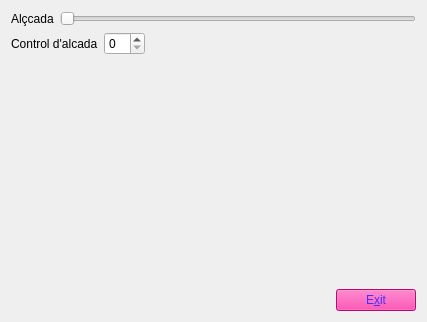
<?xml version="1.0" encoding="UTF-8"?>
<ui version="4.0">
 <class>MyForm</class>
 <widget class="QWidget" name="MyForm">
  <property name="geometry">
   <rect>
    <x>0</x>
    <y>0</y>
    <width>427</width>
    <height>322</height>
   </rect>
  </property>
  <property name="windowTitle">
   <string>Form</string>
  </property>
  <layout class="QVBoxLayout" name="verticalLayout_3">
   <item>
    <layout class="QVBoxLayout" name="verticalLayout">
     <item>
      <layout class="QHBoxLayout" name="horizontalLayout">
       <item>
        <widget class="QLabel" name="label">
         <property name="text">
          <string>Alçcada</string>
         </property>
        </widget>
       </item>
       <item>
        <widget class="QSlider" name="horizontalSlider">
         <property name="orientation">
          <enum>Qt::Horizontal</enum>
         </property>
        </widget>
       </item>
      </layout>
     </item>
     <item>
      <layout class="QHBoxLayout" name="horizontalLayout_2">
       <item>
        <widget class="QLabel" name="label_2">
         <property name="text">
          <string>Control d'alcada</string>
         </property>
        </widget>
       </item>
       <item>
        <widget class="QSpinBox" name="spinBox"/>
       </item>
       <item>
        <spacer name="horizontalSpacer_2">
         <property name="orientation">
          <enum>Qt::Horizontal</enum>
         </property>
         <property name="sizeHint" stdset="0">
          <size>
           <width>40</width>
           <height>20</height>
          </size>
         </property>
        </spacer>
       </item>
      </layout>
     </item>
    </layout>
   </item>
   <item>
    <layout class="QHBoxLayout" name="horizontalLayout_3">
     <item>
      <spacer name="horizontalSpacer">
       <property name="orientation">
        <enum>Qt::Horizontal</enum>
       </property>
       <property name="sizeHint" stdset="0">
        <size>
         <width>40</width>
         <height>20</height>
        </size>
       </property>
      </spacer>
     </item>
     <item>
      <layout class="QVBoxLayout" name="verticalLayout_2">
       <item>
        <spacer name="verticalSpacer">
         <property name="orientation">
          <enum>Qt::Vertical</enum>
         </property>
         <property name="sizeHint" stdset="0">
          <size>
           <width>20</width>
           <height>40</height>
          </size>
         </property>
        </spacer>
       </item>
       <item>
        <widget class="QPushButton" name="pushButton">
         <property name="styleSheet">
          <string notr="true">color: rgb(66, 49, 255);
background-color: rgb(255, 14, 151);</string>
         </property>
         <property name="text">
          <string>E&amp;xit</string>
         </property>
        </widget>
       </item>
      </layout>
     </item>
    </layout>
   </item>
  </layout>
 </widget>
 <resources/>
 <connections>
  <connection>
   <sender>horizontalSlider</sender>
   <signal>valueChanged(int)</signal>
   <receiver>spinBox</receiver>
   <slot>setValue(int)</slot>
   <hints>
    <hint type="sourcelabel">
     <x>142</x>
     <y>30</y>
    </hint>
    <hint type="destinationlabel">
     <x>162</x>
     <y>64</y>
    </hint>
   </hints>
  </connection>
  <connection>
   <sender>spinBox</sender>
   <signal>valueChanged(int)</signal>
   <receiver>horizontalSlider</receiver>
   <slot>setValue(int)</slot>
   <hints>
    <hint type="sourcelabel">
     <x>180</x>
     <y>67</y>
    </hint>
    <hint type="destinationlabel">
     <x>226</x>
     <y>31</y>
    </hint>
   </hints>
  </connection>
  <connection>
   <sender>pushButton</sender>
   <signal>clicked(bool)</signal>
   <receiver>MyForm</receiver>
   <slot>close()</slot>
   <hints>
    <hint type="sourcelabel">
     <x>321</x>
     <y>268</y>
    </hint>
    <hint type="destinationlabel">
     <x>225</x>
     <y>142</y>
    </hint>
   </hints>
  </connection>
 </connections>
</ui>
